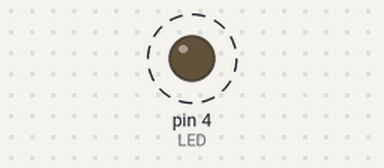
A sketch run on a simulated Arduino Nano, built with avr-gcc and run on an emulated ATmega328P. Parts: output pins drawn as LEDs (lit = HIGH). Dashed ring = blinking. What the sketch prints to the serial monitor is not drawn.

Above: at 0.2 s.
Timing chart, 0 to 3.0 s (numbered marks = the images above):
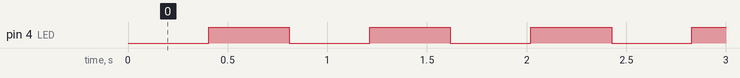

Measured:
- by itself, pin 4 (LED): alternates HIGH for 0.40 s and LOW for 0.40 s

The sketch:

pisca_led.ino
```cpp
/*
*    Exemplo referente as questões 1.1a e 1.1b de Atividades.txt
*
*  - Escalonador sem chamadas de funções.
*
*  - LED piscando com ciclos de 0.8s, 1.6s, 3.2s, 4s e 8s.
*    A contagem dos ciclos devem ser transmitida via interface serial.
*
*    Objetivo: Trabalhar com multiplicações e divisões por potências
*              de 2 usando deslocamentos de bits.
*
*/
/* ****************************************************************** */

#include <avr/io.h>
#include <avr/pgmspace.h>

/* ****************************************************************** */
/* *** Definições diversas ****************************************** */

// =================================================================== //
// Ref Ex 1.1b - Descomentar somente uma das definições abaixo por vez:

#define LED_08S	        // LED pisca com ciclo de 0.8s
//#define LED_16S         // LED pisca com ciclo de 1.6s
//#define LED_32S         // LED pisca com ciclo de 3.2s
//#define LED_20S         // LED pisca com ciclo de 2.0s
//#define LED_40S         // LED pisca com ciclo de 4.0s
//#define LED_80S         // LED pisca com ciclo de 8.0s

// =================================================================== //

#define SSPEED        115200   // Velocidade da interface serial


/* ****************************************************************** */
/* Estas são as conexões de hardware mapeadas aos pinos do Arduino ** */

#define LED         4      // Led conectado a uma saída digital

#define RADIO_CE    7      // Pino CE do módulo de rádio
#define RADIO_CS    8      // Pino CS do módulo do rádio
#define RADIO_A0   A4      // Bit 0 do end. do rádio (LOW = ligado)
#define RADIO_A1   A5      // Bit 1 do end. do rádio (LOW = ligado)

#define IRQ_ENC_A   2      // Pino de interrupção do Encoder A
#define IRQ_ENC_B   3      // Pino de interrupção do Encoder B
#define IRQ_RADIO   5      // Pino de interrupção do Rádio

#define HBRID_EN    6      // Habilita a ponte H (High)
#define MTR_AIN1   A2      // Bit 0 - Controle da ponte H do Motor A
#define MTR_AIN2   A3      // Bit 1 - Controle da ponte H do Motor A
#define MTR_BIN1   A1      // Bit 0 - Controle da ponte H do Motor B
#define MTR_BIN2   A0      // Bit 1 - Controle da ponte H do Motor B
#define MTR_PWMA    9      // Sinal de PWM para controle  do Motor A
#define MTR_PWMB   10      // Sinal de PWM para controle  do Motor B

#define VOLT_BAT   A7      // Tensão da bateria -> Vcc/10

/* ******************************************************************* */
/* Definições de estruturas de dados ( funcionais, status e controle ) */


typedef struct {
    uint32_t last_10ms   = 0;   // Controle das tarefas executadas a cada 10ms
    uint32_t last_100ms  = 0;   // Controle das tarefas executadas a cada 100ms
    uint32_t last_1000ms = 0;   // Controle das tarefas executadas a cada 1000ms
} TasksTCtr;

/* ******************************************************************* */
/* *** Variáveis globais e instanciações ***************************** */


TasksTCtr tasks;		// Contagem de tempo para execução de tarefas

uint32_t counter;
uint32_t blinker;


/* ******************************************************************* */
/* *** Protótipos das funções **************************************** */


/* ******************************************************************* */
/* *** SETUP ********************************************************* */

void setup() {

    Serial.begin(115200);               // Inicialização da com. serial

    // Inicialização do pino do LED
    pinMode(LED, OUTPUT);               // Pino do LED como saída digital
    digitalWrite(LED, LOW);

    counter = 0;
    blinker = 0;
}


/* ******************************************************************* */
/* *** LOOP PRINCIPAL ************************************************ */

void loop() {

    // ******************************************************* //
    // Tarefas que devem ser executadas em intervalos de 10ms
    if( (millis() - tasks.last_10ms) > 10 ){
        tasks.last_10ms = millis();


    }
    // ******************************************************* //
    // Tarefas que devem ser executadas em intervalos de 100ms
    if( (millis() - tasks.last_100ms) > 100 ){
        tasks.last_100ms = millis();

        // Conta número de eventos de 100ms
        #if  defined(LED_08S) || defined(LED_16S) || defined(LED_32S)
        blinker++;
        #endif

        // Pisca o LED com ciclo de 0.8s
        #ifdef LED_08S
        digitalWrite(LED, bitRead(blinker, 2));
        if( !(blinker & B111) ){
            counter++;
            Serial.println(counter);
        }
        #endif

        // Pisca o LED com ciclo de 1.6s
        #ifdef LED_16S
        digitalWrite(LED, bitRead(blinker, 3));
        if( !(blinker & B1111) ){       // Incrementa contador e incrementa contador quando
            counter++;                  // os quatro últimos bits de 'blinker' forem zero.
            Serial.println(counter);
        }
        #endif

       // Pisca o LED com ciclo de 3.2s
       #ifdef LED_32S
       digitalWrite(LED, bitRead(blinker, 4));
       if( !(blinker & B11111) ){
           counter++;
           Serial.println(counter);
       }
       #endif


    }
    // ******************************************************* //
    // Tarefas que devem ser executadas em intervalos de 1000ms
    if( (millis() - tasks.last_1000ms) > 1000 ){
        tasks.last_1000ms = millis();

        // Conta número de eventos de 1000ms
        #if  defined(LED_20S) || defined(LED_40S) || defined(LED_80S)
        blinker++;
        #endif

        // Pisca o LED com ciclo de 2s
        #ifdef LED_20S
        digitalWrite(LED, bitRead(blinker, 0));
        if( !(blinker & B1) ){
            counter++;
            Serial.println(counter);
        }
        #endif

       // Pisca o LED com ciclo de 4s
       #ifdef LED_40S
       digitalWrite(LED, bitRead(blinker, 1));
       if( !(blinker & B11) ){
           counter++;
           Serial.println(counter);
       }
       #endif

       // Pisca o LED com ciclo de 8s
       #ifdef LED_80S
       digitalWrite(LED, bitRead(blinker, 2));
       if( !(blinker & B111) ){
           counter++;
           Serial.println(counter);
        }
        #endif

    }
    // ******************************************************* //
}


/* ******************************************************************* */
/* *** FUNÇÕES (implementações) ************************************** */


/* ****************************************************************** */
/* ****************************************************************** */
```
